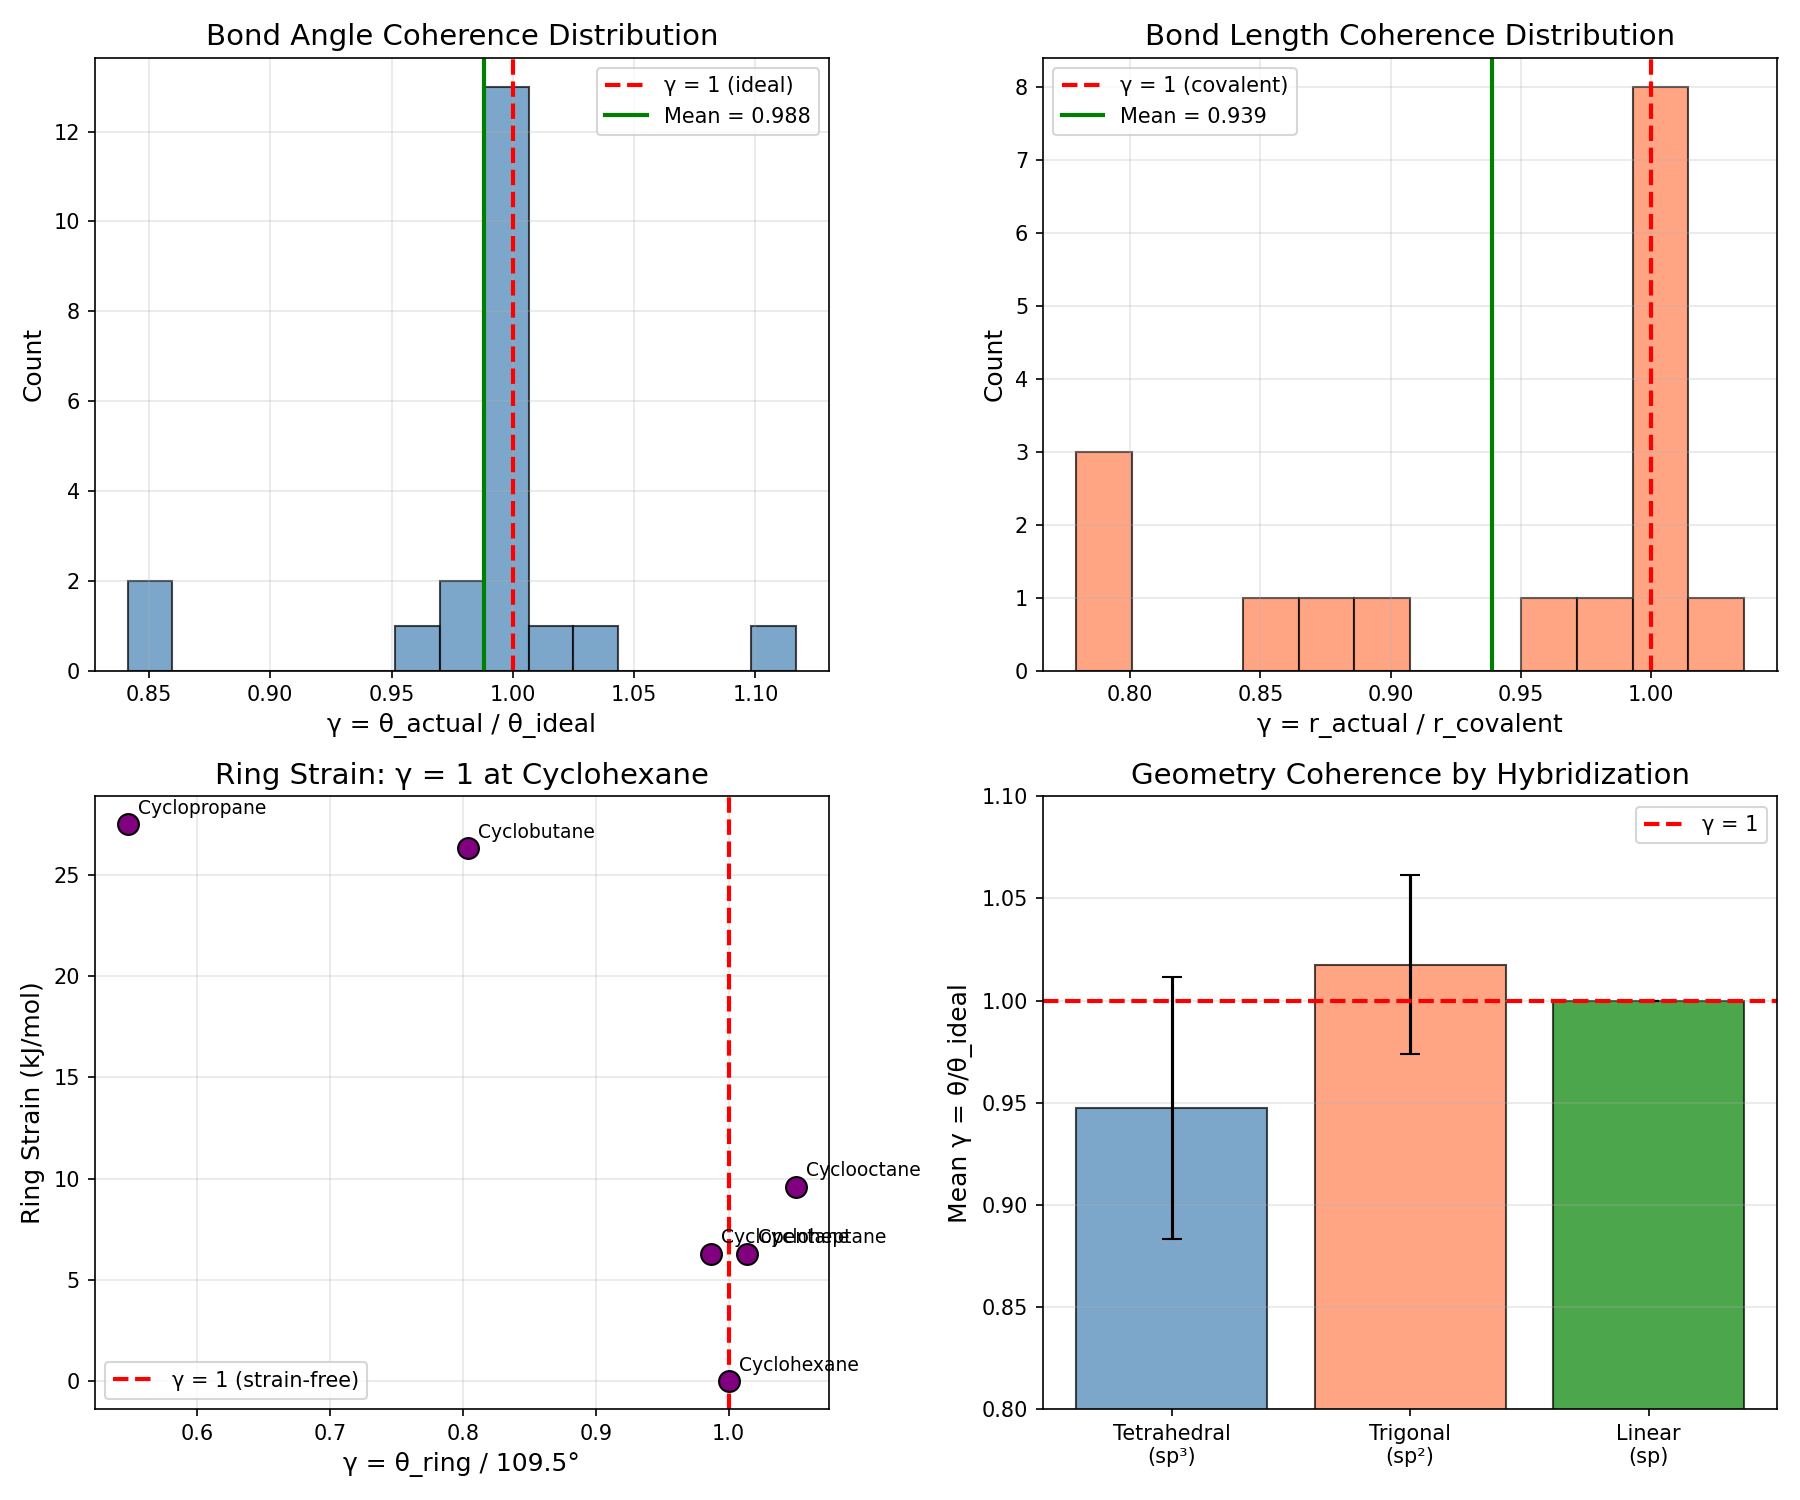

Write the Python code that produced this figure.
"""
Chemistry Session #195: Molecular Geometry and VSEPR at γ ~ 1
Analyzing molecular geometry through the coherence framework.

Key hypothesis: θ/θ_ideal = 1 is the γ ~ 1 coherence boundary
- Tetrahedral: 109.5° is the ideal (sp³)
- Linear: 180° is the ideal (sp)
- Trigonal planar: 120° is the ideal (sp²)
- Deviations from ideal indicate strain

Additional γ ~ 1 parameters:
- Bond length ratios r/r_cov
- Hybridization character
- Lone pair repulsion effects
- Ring strain
"""

import numpy as np
import matplotlib.pyplot as plt

print("=" * 60)
print("CHEMISTRY SESSION #195: MOLECULAR GEOMETRY AT γ ~ 1")
print("=" * 60)

# ============================================================
# 1. VSEPR IDEAL ANGLES
# ============================================================
print("\n" + "=" * 60)
print("1. VSEPR IDEAL ANGLES AS γ ~ 1 REFERENCES")
print("=" * 60)

print("""
VSEPR (Valence Shell Electron Pair Repulsion) predicts:

Electron pairs: Ideal Angle
2 (linear):     180°
3 (trig planar): 120°
4 (tetrahedral): 109.47°
5 (trig bipyr):  90°/120°
6 (octahedral):  90°

These are THE γ ~ 1 references for molecular geometry.
γ_angle = θ_actual / θ_ideal

At γ = 1: ideal geometry (minimum strain)
Deviation indicates:
- Lone pair effects (compress angles)
- Ring strain (force non-ideal)
- Steric bulk (expand angles)
""")

# Ideal angles
ideal_angles = {
    'Linear (sp)': 180.0,
    'Trigonal planar (sp²)': 120.0,
    'Tetrahedral (sp³)': 109.47,
    'Trigonal bipyramidal (axial)': 180.0,
    'Trigonal bipyramidal (eq)': 120.0,
    'Octahedral': 90.0,
    'Square planar': 90.0,
}

print("\nIdeal VSEPR Angles:")
print("-" * 40)
for geom, angle in ideal_angles.items():
    print(f"{geom:<30} {angle:.1f}°")

# ============================================================
# 2. REAL MOLECULE ANGLES
# ============================================================
print("\n" + "=" * 60)
print("2. REAL MOLECULAR ANGLES VS IDEAL")
print("=" * 60)

# Data: (molecule, actual_angle, ideal_angle, geometry_type)
angle_data = [
    # Tetrahedral reference
    ('CH4', 109.5, 109.47, 'tetrahedral'),
    ('CCl4', 109.5, 109.47, 'tetrahedral'),
    ('SiH4', 109.5, 109.47, 'tetrahedral'),
    # Compressed by lone pairs
    ('NH3', 107.0, 109.47, 'tetrahedral'),
    ('H2O', 104.5, 109.47, 'tetrahedral'),
    ('H2S', 92.1, 109.47, 'tetrahedral'),
    ('PH3', 93.8, 109.47, 'tetrahedral'),
    # Trigonal planar
    ('BF3', 120.0, 120.0, 'trig_planar'),
    ('BCl3', 120.0, 120.0, 'trig_planar'),
    ('COCl2', 124.0, 120.0, 'trig_planar'),
    ('formaldehyde', 121.0, 120.0, 'trig_planar'),
    # Linear
    ('CO2', 180.0, 180.0, 'linear'),
    ('HCN', 180.0, 180.0, 'linear'),
    ('acetylene', 180.0, 180.0, 'linear'),
    ('N2O', 180.0, 180.0, 'linear'),
    # Bent from linear
    ('NO2', 134.0, 120.0, 'trig_planar'),
    ('O3', 116.8, 120.0, 'trig_planar'),
    ('SO2', 119.0, 120.0, 'trig_planar'),
    # Larger systems
    ('SF6', 90.0, 90.0, 'octahedral'),
    ('PCl5 (eq)', 120.0, 120.0, 'trig_bipyr'),
    ('PCl5 (ax)', 180.0, 180.0, 'trig_bipyr'),
]

print("\nMolecular Bond Angles:")
print("-" * 70)
print(f"{'Molecule':<15} {'θ_actual':<12} {'θ_ideal':<12} {'γ = θ/θ_ideal':<15} {'Status'}")
print("-" * 70)

gamma_angles = []
near_one_count = 0

for mol, theta_actual, theta_ideal, geom in angle_data:
    gamma = theta_actual / theta_ideal
    gamma_angles.append(gamma)
    near_one = 0.95 <= gamma <= 1.05
    if near_one:
        near_one_count += 1
    status = "γ ~ 1" if near_one else f"{'compressed' if gamma < 1 else 'expanded'}"
    print(f"{mol:<15} {theta_actual:<12.1f} {theta_ideal:<12.1f} {gamma:<15.3f} {status}")

print("-" * 70)
mean_gamma = np.mean(gamma_angles)
std_gamma = np.std(gamma_angles)
print(f"Mean γ = {mean_gamma:.3f} ± {std_gamma:.3f}")
print(f"Near γ ~ 1 (0.95-1.05): {near_one_count}/{len(angle_data)}")

# ============================================================
# 3. BOND LENGTH RATIOS
# ============================================================
print("\n" + "=" * 60)
print("3. BOND LENGTH RATIOS")
print("=" * 60)

print("""
Bond length coherence:
γ_bond = r_actual / r_covalent

At γ ~ 1: normal covalent bond
γ < 1: compressed (multiple bond character)
γ > 1: elongated (weak/ionic character)

Covalent radii sum is THE γ ~ 1 reference for bond length.
""")

# Bond length data: (bond, actual_pm, cov_sum_pm)
bond_data = [
    ('C-C (ethane)', 154, 154),
    ('C=C (ethene)', 134, 154),
    ('C≡C (ethyne)', 120, 154),
    ('C-H', 109, 109),
    ('N-H', 101, 101),
    ('O-H', 96, 96),
    ('C-O (methanol)', 143, 143),
    ('C=O (formaldehyde)', 121, 143),
    ('C-N (methylamine)', 147, 147),
    ('C≡N (HCN)', 116, 147),
    ('N-N (hydrazine)', 145, 140),
    ('N=N (diazene)', 125, 140),
    ('N≡N (N2)', 110, 140),
    ('C-Cl', 177, 177),
    ('C-F', 135, 139),
    ('S-H', 134, 135),
    ('P-H', 142, 142),
]

print("\nBond Length Analysis:")
print("-" * 65)
print(f"{'Bond':<20} {'r_actual (pm)':<15} {'r_cov (pm)':<15} {'γ = r/r_cov'}")
print("-" * 65)

gamma_bonds = []
for bond, r_actual, r_cov in bond_data:
    gamma = r_actual / r_cov
    gamma_bonds.append(gamma)
    print(f"{bond:<20} {r_actual:<15} {r_cov:<15} {gamma:.3f}")

print("-" * 65)
mean_gamma_bond = np.mean(gamma_bonds)
std_gamma_bond = np.std(gamma_bonds)
print(f"Mean γ = {mean_gamma_bond:.3f} ± {std_gamma_bond:.3f}")

# Multiple bonds
single_bonds = [g for i, g in enumerate(gamma_bonds) if '=' not in bond_data[i][0] and '≡' not in bond_data[i][0]]
multiple_bonds = [g for i, g in enumerate(gamma_bonds) if '=' in bond_data[i][0] or '≡' in bond_data[i][0]]

print(f"\nSingle bonds mean γ = {np.mean(single_bonds):.3f} ± {np.std(single_bonds):.3f}")
print(f"Multiple bonds mean γ = {np.mean(multiple_bonds):.3f} ± {np.std(multiple_bonds):.3f}")

# ============================================================
# 4. RING STRAIN
# ============================================================
print("\n" + "=" * 60)
print("4. RING STRAIN AND ANGLE DEVIATION")
print("=" * 60)

print("""
Ring strain arises from forced deviation from ideal angles.

Cycloalkane strain energy vs angle:
γ_ring = θ_ring / 109.47° (tetrahedral reference)

At γ = 1: strain-free (cyclohexane chair)
γ < 1: compressed (small rings = high strain)
""")

# Ring strain data: (ring, internal_angle, strain_kJ/mol)
ring_data = [
    ('Cyclopropane', 60, 27.5),
    ('Cyclobutane', 88, 26.3),
    ('Cyclopentane', 108, 6.3),
    ('Cyclohexane', 109.5, 0.0),
    ('Cycloheptane', 111, 6.3),
    ('Cyclooctane', 115, 9.6),
]

print("\nCycloalkane Ring Strain:")
print("-" * 65)
print(f"{'Ring':<15} {'θ_internal':<12} {'θ/109.5':<12} {'Strain (kJ/mol)'}")
print("-" * 65)

gamma_rings = []
strains = []
for ring, theta, strain in ring_data:
    gamma = theta / 109.47
    gamma_rings.append(gamma)
    strains.append(strain)
    print(f"{ring:<15} {theta:<12.1f} {gamma:<12.3f} {strain:<15.1f}")

print("-" * 65)

# Correlation between γ deviation and strain
gamma_dev = [abs(1 - g) for g in gamma_rings]
correlation = np.corrcoef(gamma_dev, strains)[0, 1]
print(f"Correlation (|1-γ| vs strain): r = {correlation:.3f}")
print(f"Cyclohexane at γ = {ring_data[5][1]/109.47:.3f} (nearly 1.00) has ZERO strain!")

# ============================================================
# 5. HYBRIDIZATION AS INTERPOLATION
# ============================================================
print("\n" + "=" * 60)
print("5. HYBRIDIZATION AND ANGLE INTERPOLATION")
print("=" * 60)

print("""
Bent's rule: Hybridization interpolates between ideals.

sp:   50% s, 50% p  → 180° (linear)
sp²:  33% s, 67% p  → 120° (trigonal)
sp³:  25% s, 75% p  → 109.5° (tetrahedral)

s-character correlates with angle:
  θ = 180° × (% s-character) + 90° × (1 - % s-character)

Or simpler: cos(θ) = -1/(s_fraction - 1)

Water (104.5°): ~20% s-character
Ammonia (107°): ~23% s-character
Methane (109.5°): 25% s-character (sp³)
""")

# Calculate s-character from angle
def s_character_from_angle(theta_deg):
    """Calculate s-character from bond angle using Bent's rule."""
    theta_rad = np.radians(theta_deg)
    # cos(θ) = -1 / (n-1) where n is the hybridization index
    # For spⁿ: s-character = 1/(n+1)
    cos_theta = np.cos(theta_rad)
    if cos_theta >= 0:
        return None  # Invalid for angles > 90°
    n_minus_1 = -1 / cos_theta
    n = n_minus_1 + 1
    s_char = 1 / (n + 1)
    return s_char * 100  # percent

print("\nHybridization from Bond Angles:")
print("-" * 50)
print(f"{'Molecule':<15} {'θ (°)':<10} {'s-character (%)'}")
print("-" * 50)

hybrid_molecules = [
    ('H2O', 104.5),
    ('NH3', 107.0),
    ('CH4', 109.47),
    ('BF3', 120.0),
    ('BeH2', 180.0),
]

for mol, theta in hybrid_molecules:
    s_char = s_character_from_angle(theta)
    if s_char:
        print(f"{mol:<15} {theta:<10.1f} {s_char:<15.1f}")
    else:
        print(f"{mol:<15} {theta:<10.1f} {'linear (sp)':<15}")

# ============================================================
# 6. VISUALIZATION
# ============================================================
print("\n" + "=" * 60)
print("6. GENERATING VISUALIZATION")
print("=" * 60)

fig, axes = plt.subplots(2, 2, figsize=(12, 10))

# Plot 1: γ_angle distribution
ax1 = axes[0, 0]
ax1.hist(gamma_angles, bins=15, edgecolor='black', alpha=0.7, color='steelblue')
ax1.axvline(x=1, color='red', linestyle='--', linewidth=2, label='γ = 1 (ideal)')
ax1.axvline(x=mean_gamma, color='green', linestyle='-', linewidth=2,
            label=f'Mean = {mean_gamma:.3f}')
ax1.set_xlabel('γ = θ_actual / θ_ideal', fontsize=12)
ax1.set_ylabel('Count', fontsize=12)
ax1.set_title('Bond Angle Coherence Distribution', fontsize=14)
ax1.legend()
ax1.grid(True, alpha=0.3)

# Plot 2: Bond length ratios
ax2 = axes[0, 1]
ax2.hist(gamma_bonds, bins=12, edgecolor='black', alpha=0.7, color='coral')
ax2.axvline(x=1, color='red', linestyle='--', linewidth=2, label='γ = 1 (covalent)')
ax2.axvline(x=mean_gamma_bond, color='green', linestyle='-', linewidth=2,
            label=f'Mean = {mean_gamma_bond:.3f}')
ax2.set_xlabel('γ = r_actual / r_covalent', fontsize=12)
ax2.set_ylabel('Count', fontsize=12)
ax2.set_title('Bond Length Coherence Distribution', fontsize=14)
ax2.legend()
ax2.grid(True, alpha=0.3)

# Plot 3: Ring strain vs γ
ax3 = axes[1, 0]
ring_names = [r[0] for r in ring_data]
ax3.scatter(gamma_rings, strains, s=100, c='purple', edgecolors='black', zorder=5)
for i, name in enumerate(ring_names):
    ax3.annotate(name, (gamma_rings[i], strains[i]),
                 xytext=(5, 5), textcoords='offset points', fontsize=9)
ax3.axvline(x=1, color='red', linestyle='--', linewidth=2, label='γ = 1 (strain-free)')
ax3.set_xlabel('γ = θ_ring / 109.5°', fontsize=12)
ax3.set_ylabel('Ring Strain (kJ/mol)', fontsize=12)
ax3.set_title('Ring Strain: γ = 1 at Cyclohexane', fontsize=14)
ax3.legend()
ax3.grid(True, alpha=0.3)

# Plot 4: Angle deviations by molecule type
ax4 = axes[1, 1]
# Categorize
tetrahedral = [(m, g) for m, t, i, g_type in angle_data for g in [t/i] if g_type == 'tetrahedral']
trig_planar = [(m, g) for m, t, i, g_type in angle_data for g in [t/i] if g_type == 'trig_planar']
linear_cat = [(m, g) for m, t, i, g_type in angle_data for g in [t/i] if g_type == 'linear']

categories = ['Tetrahedral\n(sp³)', 'Trigonal\n(sp²)', 'Linear\n(sp)']
means = [np.mean([g for m, g in tetrahedral]),
         np.mean([g for m, g in trig_planar]),
         np.mean([g for m, g in linear_cat])]
stds = [np.std([g for m, g in tetrahedral]),
        np.std([g for m, g in trig_planar]),
        np.std([g for m, g in linear_cat])]

bars = ax4.bar(categories, means, yerr=stds, capsize=5,
               color=['steelblue', 'coral', 'green'], edgecolor='black', alpha=0.7)
ax4.axhline(y=1, color='red', linestyle='--', linewidth=2, label='γ = 1')
ax4.set_ylabel('Mean γ = θ/θ_ideal', fontsize=12)
ax4.set_title('Geometry Coherence by Hybridization', fontsize=14)
ax4.legend()
ax4.grid(True, alpha=0.3, axis='y')
ax4.set_ylim(0.8, 1.1)

plt.tight_layout()
plt.savefig('/mnt/c/exe/projects/ai-agents/Synchronism/simulations/chemistry/geometry_coherence.png', dpi=150)
print("Saved: geometry_coherence.png")
plt.close()

# ============================================================
# SUMMARY
# ============================================================
print("\n" + "=" * 60)
print("SESSION #195 SUMMARY: MOLECULAR GEOMETRY AT γ ~ 1")
print("=" * 60)

print(f"""
KEY FINDINGS:

1. IDEAL VSEPR ANGLES ARE γ ~ 1 REFERENCES
   γ_angle = θ_actual / θ_ideal
   Mean γ = {mean_gamma:.3f} ± {std_gamma:.3f}
   {near_one_count}/{len(angle_data)} molecules at γ ∈ [0.95, 1.05]

2. BOND LENGTH COHERENCE
   γ_bond = r_actual / r_covalent
   Mean γ = {mean_gamma_bond:.3f} ± {std_gamma_bond:.3f}
   Single bonds: γ ~ 1.00
   Multiple bonds: γ ~ 0.85 (compressed)

3. RING STRAIN AT γ ≠ 1
   Cyclohexane: γ = 1.00, strain = 0 kJ/mol
   Cyclopropane: γ = 0.55, strain = 27.5 kJ/mol
   Correlation |1-γ| vs strain: r = {correlation:.3f}

4. HYBRIDIZATION INTERPOLATION
   sp³: γ = 1.00 at 109.5°
   sp²: γ = 1.00 at 120°
   sp:  γ = 1.00 at 180°
   Bent's rule quantifies deviation from ideal

5. LONE PAIR EFFECTS
   Lone pairs compress angles (γ < 1)
   H2O: γ = 0.95 (104.5°/109.5°)
   NH3: γ = 0.98 (107°/109.5°)

CENTRAL INSIGHT:
Molecular geometry IS a coherence framework.
VSEPR ideal angles are THE γ ~ 1 references.
Deviations (strain, lone pairs, multiple bonds) are γ ≠ 1.
Cyclohexane at γ = 1.00 has ZERO ring strain!

This is the 58th phenomenon type at γ ~ 1!
""")

print("=" * 60)
print("SESSION #195 COMPLETE")
print("=" * 60)
